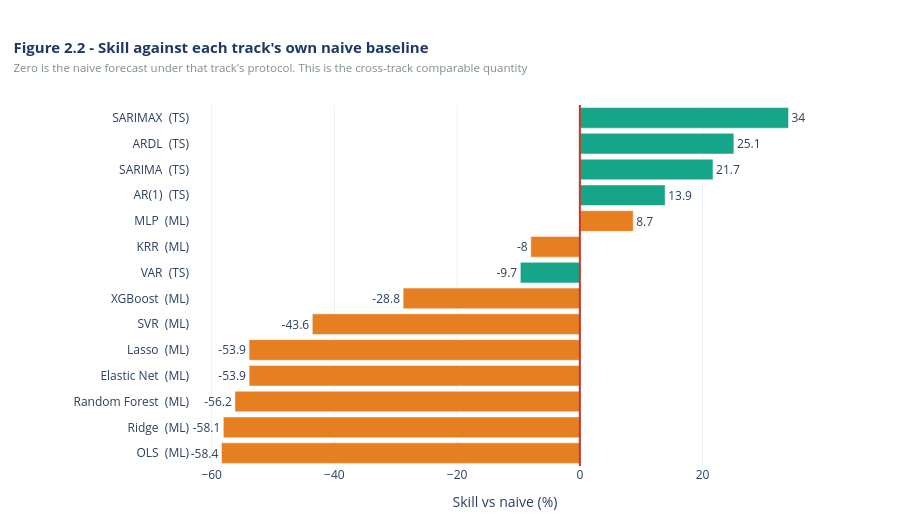

Notebook source saved alongside this figure:
### Code cell
# 2.3 - Figure 2.2 skill against each track's own naive baseline
d = comp[~comp['Track'].str.contains('benchmark')].sort_values('Skill %')
fig = go.Figure(go.Bar(
    x=d['Skill %'], y=d['Model'] + '  (' + d['Track'] + ')', orientation='h',
    marker_color=[TEAL if tr == 'TS' else AMBER for tr in d['Track']],
    text=d['Skill %'].round(1), textposition='outside', showlegend=False))
fig.add_vline(x=0, line=dict(color=RED, width=2))
fig.update_layout(
    title=dict(text='<b>Figure 2.2 - Skill against each track\'s own naive baseline</b>'
                    f'<br><span style="font-size:11.5px;color:{GREY}">'
                    'Zero is the naive forecast under that track\'s protocol. This is the '
                    'cross-track comparable quantity</span>',
               font=dict(size=15, color=NAVY), x=0.015, xanchor='left'),
    template=TEMPLATE, height=520, xaxis_title='Skill vs naive (%)',
    margin=dict(t=105, b=45, l=190))
fig.show()

### Figure 1 — Plotly figure (JSON) as saved in the notebook; plotly's stock layout.template omitted (floating-point values rounded to 4 significant figures)
{"data": [{"marker": {"color": ["#E67E22", "#E67E22", "#E67E22", "#E67E22", "#E67E22", "#E67E22", "#E67E22", "#17A589", "#E67E22", "#E67E22", "#17A589", "#17A589", "#17A589", "#17A589"]}, "orientation": "h", "showlegend": false, "text": [-58.4, -58.1, -56.2, -53.9, -53.9, -43.6, -28.8, -9.7, -8.0, 8.7, 13.9, 21.7, 25.1, 34.0], "textposition": "outside", "type": "bar", "x": [-58.4, -58.1, -56.2, -53.9, -53.9, -43.6, -28.8, -9.7, -8.0, 8.7, 13.9, 21.7, 25.1, 34.0], "y": ["OLS  (ML)", "Ridge  (ML)", "Random Forest  (ML)", "Elastic Net  (ML)", "Lasso  (ML)", "SVR  (ML)", "XGBoost  (ML)", "VAR  (TS)", "KRR  (ML)", "MLP  (ML)", "AR(1)  (TS)", "SARIMA  (TS)", "ARDL  (TS)", "SARIMAX  (TS)"]}], "layout": {"height": 520, "margin": {"b": 45, "l": 190, "t": 105}, "shapes": [{"line": {"color": "#C0392B", "width": 2}, "type": "line", "x0": 0, "x1": 0, "xref": "x", "y0": 0, "y1": 1, "yref": "y domain"}], "title": {"font": {"color": "#1F3864", "size": 15}, "text": "<b>Figure 2.2 - Skill against each track's own naive baseline</b><br><span style=\"font-size:11.5px;color:#7F8C8D\">Zero is the naive forecast under that track's protocol. This is the cross-track comparable quantity</span>", "x": 0.015, "xanchor": "left"}, "xaxis": {"title": {"text": "Skill vs naive (%)"}}}}
